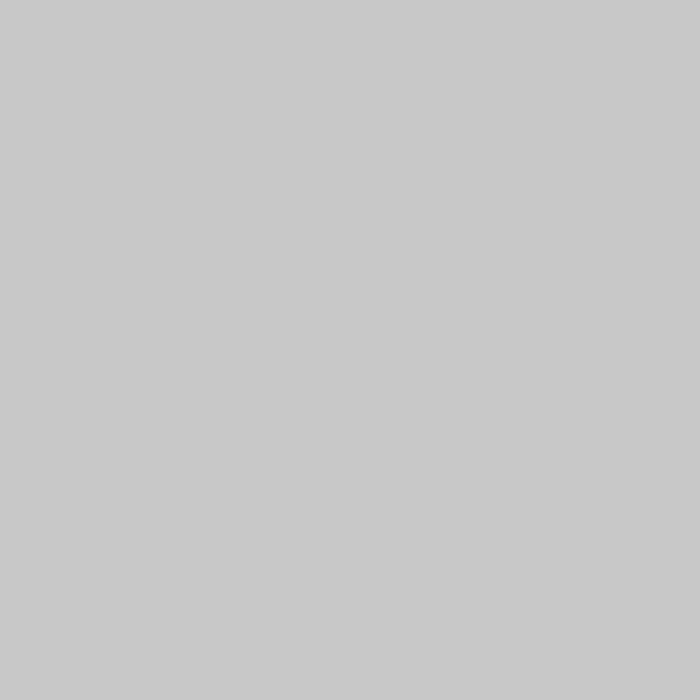
Frame 1 (no input)
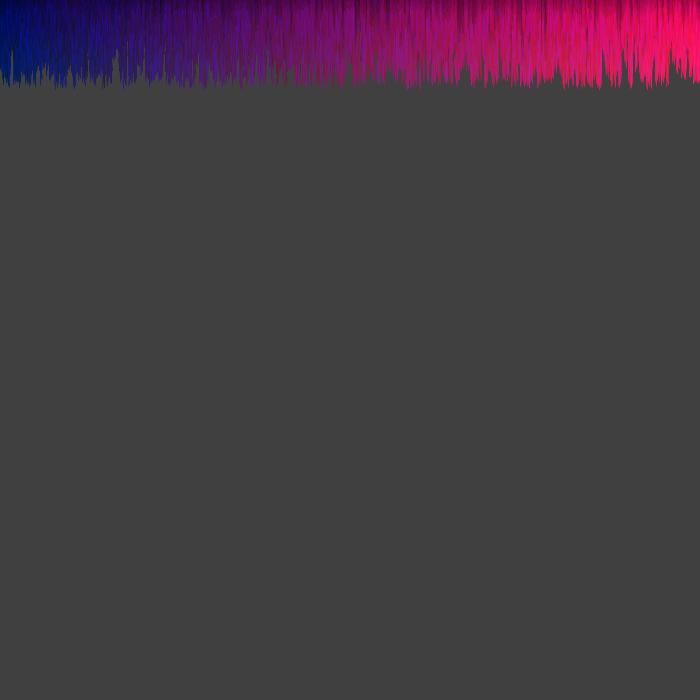
Frame 60 (the mouse pressed at the canvas centre just before this capture)
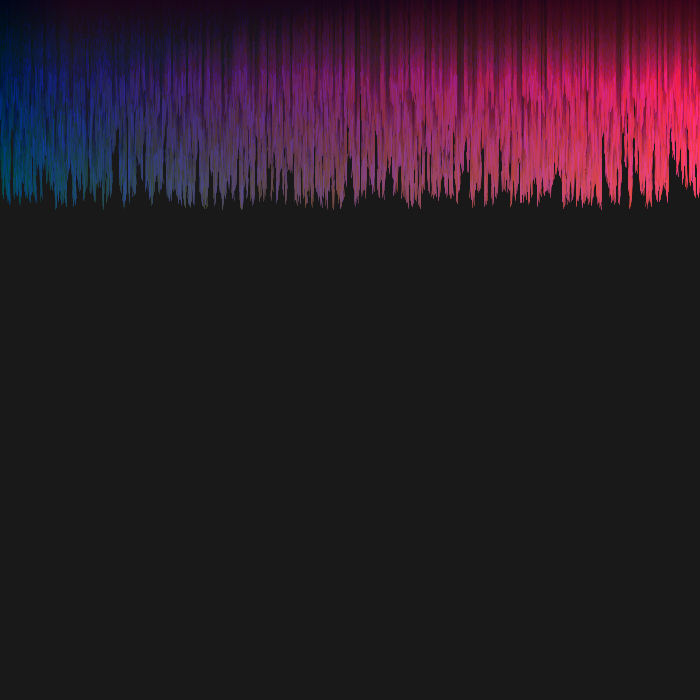
Frame 120 (the mouse held since frame 60 and released just before this capture)

The Processing sketch that drew these frames (run headless with seeded random() and noise(); from frame 60 on, the mouse is pressed at the canvas centre):

// Processing sketch: processing_135815
// ── processing_135815.pde

float[] xpos = new float[1500];
float[] ypos = new float[1500];
float[] yspeed = new float[1500];




void setup() {
  size(700, 700);

  for (int i=0; i<xpos.length; i++) {
    xpos[i] = random(width);
    ypos[i] = -30;
    yspeed[i] = random(1., 2.);
  }
}

void draw() {
  noStroke();
  fill(0, 5);
  rect(0, 0, 700, 700);

  for (int i=0; i<ypos.length; i++) {
    ypos[i] += yspeed[i];
    
    strokeWeight(random(0.5, 1.));
    float r = map(xpos[i], 0, 700, 0, 255);
    float g = map(ypos[i], 0, 700, 0, 255);
    float b = random(50, 150);
    stroke(r, g, b);
    line(xpos[i]+random(0.1, 2.5), ypos[i], xpos[i]+random(0.1, 2.5), ypos[i]-20);
    if (ypos[i] > height+20/2) {
      ypos[i] = -30;
    }
  }
  
}
